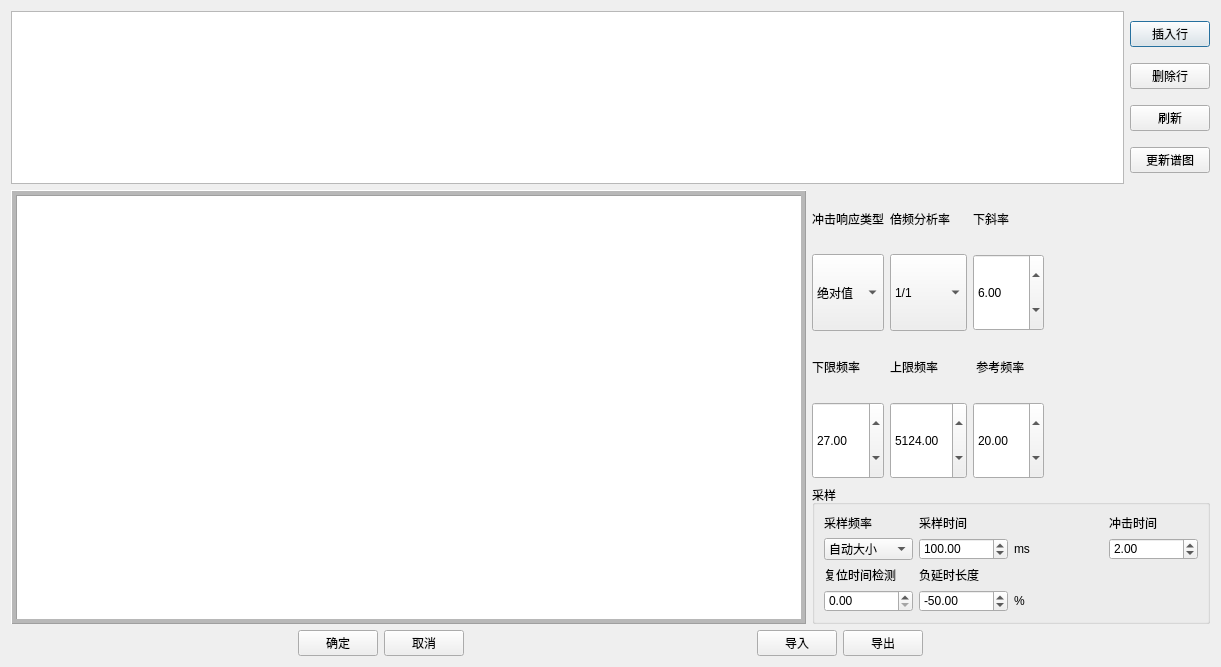
<?xml version="1.0" encoding="UTF-8"?>
<ui version="4.0">
 <class>ExSettingReplyDialog</class>
 <widget class="QDialog" name="ExSettingReplyDialog">
  <property name="geometry">
   <rect>
    <x>0</x>
    <y>0</y>
    <width>1221</width>
    <height>667</height>
   </rect>
  </property>
  <property name="windowTitle">
   <string>Dialog</string>
  </property>
  <property name="styleSheet">
   <string notr="true">ExSettingReplyDialog{
	background-color:qlineargradient(spread:pad, x1:0.269528, y1:0.34, x2:1, y2:1, stop:0 rgba(0, 40, 143, 255), stop:1 rgba(255, 255, 255, 255));}</string>
  </property>
  <layout class="QGridLayout" name="gridLayout_4">
   <item row="0" column="0">
    <layout class="QVBoxLayout" name="verticalLayout_2" stretch="2,5,0">
     <item>
      <layout class="QHBoxLayout" name="horizontalLayout">
       <item>
        <widget class="QTableWidget" name="tableWidget"/>
       </item>
       <item>
        <layout class="QVBoxLayout" name="verticalLayout">
         <item>
          <widget class="QPushButton" name="pushButton">
           <property name="text">
            <string>插入行</string>
           </property>
          </widget>
         </item>
         <item>
          <widget class="QPushButton" name="pushButton_2">
           <property name="text">
            <string>删除行</string>
           </property>
          </widget>
         </item>
         <item>
          <widget class="QPushButton" name="pushButton_3">
           <property name="text">
            <string>刷新</string>
           </property>
          </widget>
         </item>
         <item>
          <widget class="QPushButton" name="pushButton_4">
           <property name="text">
            <string>更新谱图</string>
           </property>
          </widget>
         </item>
        </layout>
       </item>
      </layout>
     </item>
     <item>
      <layout class="QHBoxLayout" name="horizontalLayout_3" stretch="2,1">
       <item>
        <widget class="QChartView" name="graphicsView">
         <property name="frameShape">
          <enum>QFrame::Box</enum>
         </property>
         <property name="frameShadow">
          <enum>QFrame::Raised</enum>
         </property>
         <property name="midLineWidth">
          <number>4</number>
         </property>
        </widget>
       </item>
       <item>
        <layout class="QGridLayout" name="gridLayout_3">
         <item row="0" column="0">
          <layout class="QGridLayout" name="gridLayout" rowstretch="3,4,3,4">
           <item row="0" column="0">
            <widget class="QLabel" name="label">
             <property name="text">
              <string>冲击响应类型</string>
             </property>
            </widget>
           </item>
           <item row="0" column="1">
            <widget class="QLabel" name="label_2">
             <property name="text">
              <string>倍频分析率</string>
             </property>
            </widget>
           </item>
           <item row="0" column="2">
            <widget class="QLabel" name="label_4">
             <property name="text">
              <string>下斜率</string>
             </property>
            </widget>
           </item>
           <item row="1" column="1">
            <widget class="QComboBox" name="comboBox_2">
             <property name="sizePolicy">
              <sizepolicy hsizetype="Preferred" vsizetype="Expanding">
               <horstretch>0</horstretch>
               <verstretch>0</verstretch>
              </sizepolicy>
             </property>
             <item>
              <property name="text">
               <string>1/1</string>
              </property>
             </item>
             <item>
              <property name="text">
               <string>1/2</string>
              </property>
             </item>
             <item>
              <property name="text">
               <string>1/3</string>
              </property>
             </item>
             <item>
              <property name="text">
               <string>1/6</string>
              </property>
             </item>
             <item>
              <property name="text">
               <string>1/12</string>
              </property>
             </item>
            </widget>
           </item>
           <item row="1" column="2">
            <widget class="QDoubleSpinBox" name="doubleSpinBox">
             <property name="sizePolicy">
              <sizepolicy hsizetype="Minimum" vsizetype="Expanding">
               <horstretch>0</horstretch>
               <verstretch>0</verstretch>
              </sizepolicy>
             </property>
             <property name="value">
              <double>6.000000000000000</double>
             </property>
            </widget>
           </item>
           <item row="2" column="0">
            <widget class="QLabel" name="label_5">
             <property name="text">
              <string>下限频率</string>
             </property>
            </widget>
           </item>
           <item row="2" column="1">
            <widget class="QLabel" name="label_6">
             <property name="text">
              <string>上限频率</string>
             </property>
            </widget>
           </item>
           <item row="3" column="0">
            <widget class="QDoubleSpinBox" name="doubleSpinBox_2">
             <property name="sizePolicy">
              <sizepolicy hsizetype="Minimum" vsizetype="Expanding">
               <horstretch>0</horstretch>
               <verstretch>0</verstretch>
              </sizepolicy>
             </property>
             <property name="maximum">
              <double>1000.000000000000000</double>
             </property>
             <property name="value">
              <double>27.000000000000000</double>
             </property>
            </widget>
           </item>
           <item row="3" column="1">
            <widget class="QDoubleSpinBox" name="doubleSpinBox_3">
             <property name="sizePolicy">
              <sizepolicy hsizetype="Minimum" vsizetype="Expanding">
               <horstretch>0</horstretch>
               <verstretch>0</verstretch>
              </sizepolicy>
             </property>
             <property name="maximum">
              <double>10000.000000000000000</double>
             </property>
             <property name="value">
              <double>5124.000000000000000</double>
             </property>
            </widget>
           </item>
           <item row="2" column="2">
            <widget class="QLabel" name="label_7">
             <property name="text">
              <string> 参考频率</string>
             </property>
            </widget>
           </item>
           <item row="3" column="2">
            <widget class="QDoubleSpinBox" name="doubleSpinBox_4">
             <property name="sizePolicy">
              <sizepolicy hsizetype="Minimum" vsizetype="Expanding">
               <horstretch>0</horstretch>
               <verstretch>0</verstretch>
              </sizepolicy>
             </property>
             <property name="maximum">
              <double>1000.000000000000000</double>
             </property>
             <property name="value">
              <double>20.000000000000000</double>
             </property>
            </widget>
           </item>
           <item row="1" column="0">
            <widget class="QComboBox" name="comboBox_3">
             <property name="sizePolicy">
              <sizepolicy hsizetype="Preferred" vsizetype="Expanding">
               <horstretch>0</horstretch>
               <verstretch>0</verstretch>
              </sizepolicy>
             </property>
             <item>
              <property name="text">
               <string>绝对值</string>
              </property>
             </item>
             <item>
              <property name="text">
               <string>最大值</string>
              </property>
             </item>
             <item>
              <property name="text">
               <string>最小值</string>
              </property>
             </item>
            </widget>
           </item>
          </layout>
         </item>
         <item row="0" column="1">
          <spacer name="horizontalSpacer">
           <property name="orientation">
            <enum>Qt::Horizontal</enum>
           </property>
           <property name="sizeHint" stdset="0">
            <size>
             <width>208</width>
             <height>20</height>
            </size>
           </property>
          </spacer>
         </item>
         <item row="1" column="0" colspan="2">
          <widget class="QGroupBox" name="groupBox">
           <property name="title">
            <string>采样</string>
           </property>
           <layout class="QGridLayout" name="gridLayout_2">
            <item row="0" column="0">
             <widget class="QLabel" name="label_3">
              <property name="text">
               <string>采样频率</string>
              </property>
             </widget>
            </item>
            <item row="0" column="1">
             <widget class="QLabel" name="label_8">
              <property name="text">
               <string>采样时间</string>
              </property>
             </widget>
            </item>
            <item row="0" column="3">
             <widget class="QLabel" name="label_9">
              <property name="text">
               <string>冲击时间</string>
              </property>
             </widget>
            </item>
            <item row="1" column="0">
             <widget class="QComboBox" name="comboBox">
              <item>
               <property name="text">
                <string>自动大小</string>
               </property>
              </item>
              <item>
               <property name="text">
                <string>384000</string>
               </property>
              </item>
              <item>
               <property name="text">
                <string>192000</string>
               </property>
              </item>
              <item>
               <property name="text">
                <string>96000</string>
               </property>
              </item>
              <item>
               <property name="text">
                <string>48000</string>
               </property>
              </item>
              <item>
               <property name="text">
                <string>24000</string>
               </property>
              </item>
              <item>
               <property name="text">
                <string>12000</string>
               </property>
              </item>
              <item>
               <property name="text">
                <string>6000</string>
               </property>
              </item>
              <item>
               <property name="text">
                <string>3000</string>
               </property>
              </item>
              <item>
               <property name="text">
                <string>1500</string>
               </property>
              </item>
              <item>
               <property name="text">
                <string>750</string>
               </property>
              </item>
             </widget>
            </item>
            <item row="1" column="1">
             <widget class="QDoubleSpinBox" name="doubleSpinBox_5">
              <property name="maximum">
               <double>10000.000000000000000</double>
              </property>
              <property name="value">
               <double>100.000000000000000</double>
              </property>
             </widget>
            </item>
            <item row="1" column="2">
             <widget class="QLabel" name="label_11">
              <property name="text">
               <string>ms</string>
              </property>
             </widget>
            </item>
            <item row="1" column="3">
             <widget class="QDoubleSpinBox" name="doubleSpinBox_6">
              <property name="value">
               <double>2.000000000000000</double>
              </property>
             </widget>
            </item>
            <item row="2" column="0">
             <widget class="QLabel" name="label_10">
              <property name="text">
               <string>复位时间检测</string>
              </property>
             </widget>
            </item>
            <item row="3" column="0">
             <widget class="QDoubleSpinBox" name="doubleSpinBox_7"/>
            </item>
            <item row="2" column="1">
             <widget class="QLabel" name="label_12">
              <property name="text">
               <string>负延时长度</string>
              </property>
             </widget>
            </item>
            <item row="3" column="1">
             <widget class="QDoubleSpinBox" name="doubleSpinBox_8">
              <property name="minimum">
               <double>-99.989999999999995</double>
              </property>
              <property name="maximum">
               <double>0.000000000000000</double>
              </property>
              <property name="value">
               <double>-50.000000000000000</double>
              </property>
             </widget>
            </item>
            <item row="3" column="2">
             <widget class="QLabel" name="label_13">
              <property name="text">
               <string>%</string>
              </property>
             </widget>
            </item>
           </layout>
          </widget>
         </item>
        </layout>
       </item>
      </layout>
     </item>
     <item>
      <layout class="QHBoxLayout" name="horizontalLayout_2">
       <item>
        <spacer name="horizontalSpacer_2">
         <property name="orientation">
          <enum>Qt::Horizontal</enum>
         </property>
         <property name="sizeHint" stdset="0">
          <size>
           <width>78</width>
           <height>20</height>
          </size>
         </property>
        </spacer>
       </item>
       <item>
        <widget class="QPushButton" name="pushButton_5">
         <property name="text">
          <string>确定</string>
         </property>
        </widget>
       </item>
       <item>
        <widget class="QPushButton" name="pushButton_6">
         <property name="text">
          <string>取消</string>
         </property>
        </widget>
       </item>
       <item>
        <spacer name="horizontalSpacer_3">
         <property name="orientation">
          <enum>Qt::Horizontal</enum>
         </property>
         <property name="sizeHint" stdset="0">
          <size>
           <width>198</width>
           <height>20</height>
          </size>
         </property>
        </spacer>
       </item>
       <item>
        <widget class="QPushButton" name="pushButton_7">
         <property name="text">
          <string>导入</string>
         </property>
        </widget>
       </item>
       <item>
        <widget class="QPushButton" name="pushButton_8">
         <property name="text">
          <string>导出</string>
         </property>
        </widget>
       </item>
       <item>
        <spacer name="horizontalSpacer_4">
         <property name="orientation">
          <enum>Qt::Horizontal</enum>
         </property>
         <property name="sizeHint" stdset="0">
          <size>
           <width>178</width>
           <height>20</height>
          </size>
         </property>
        </spacer>
       </item>
      </layout>
     </item>
    </layout>
   </item>
  </layout>
 </widget>
 <customwidgets>
  <customwidget>
   <class>QChartView</class>
   <extends>QGraphicsView</extends>
   <header>qchartview.hpp</header>
  </customwidget>
 </customwidgets>
 <resources/>
 <connections/>
</ui>
